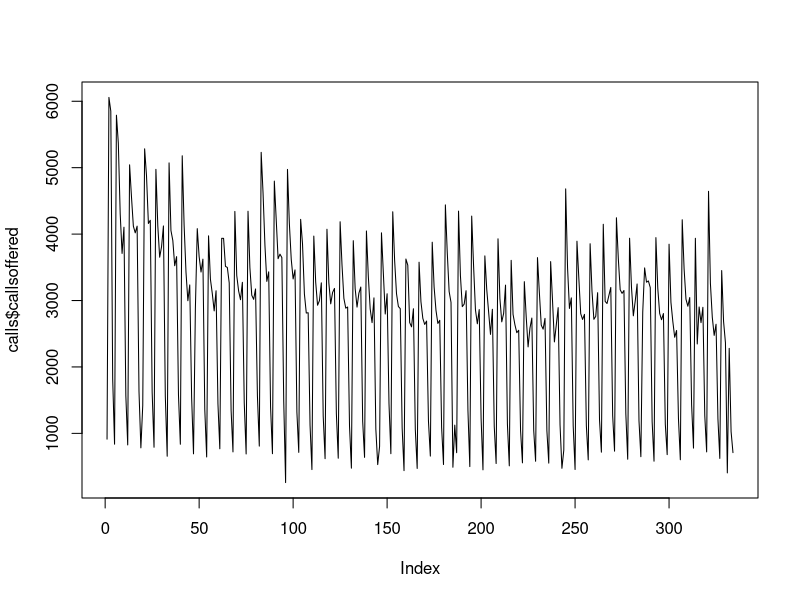
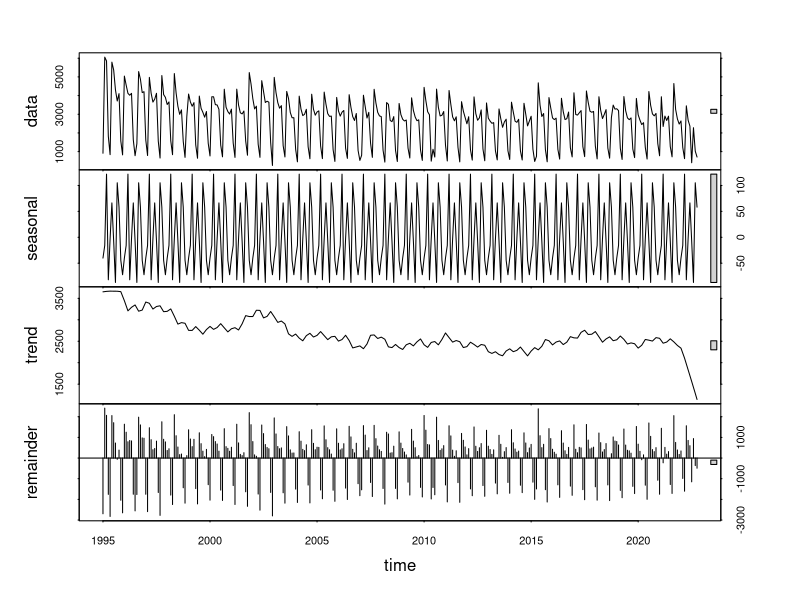
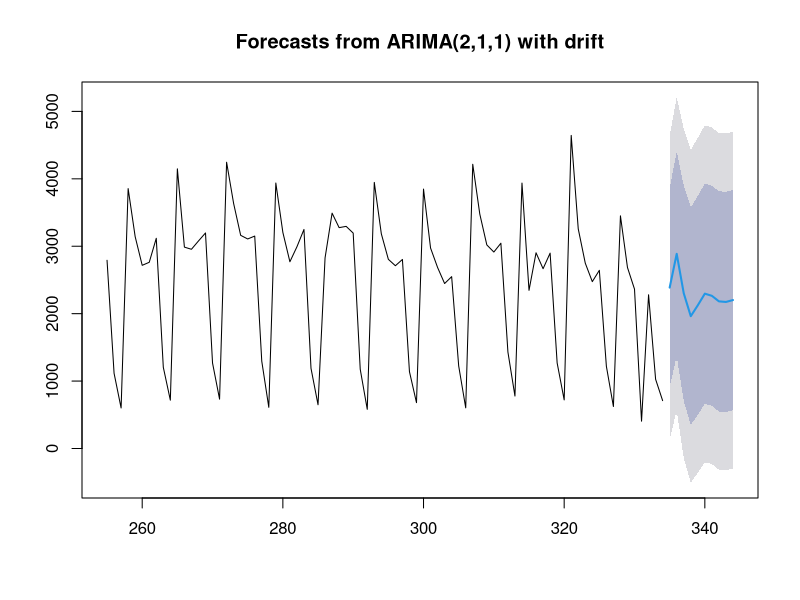
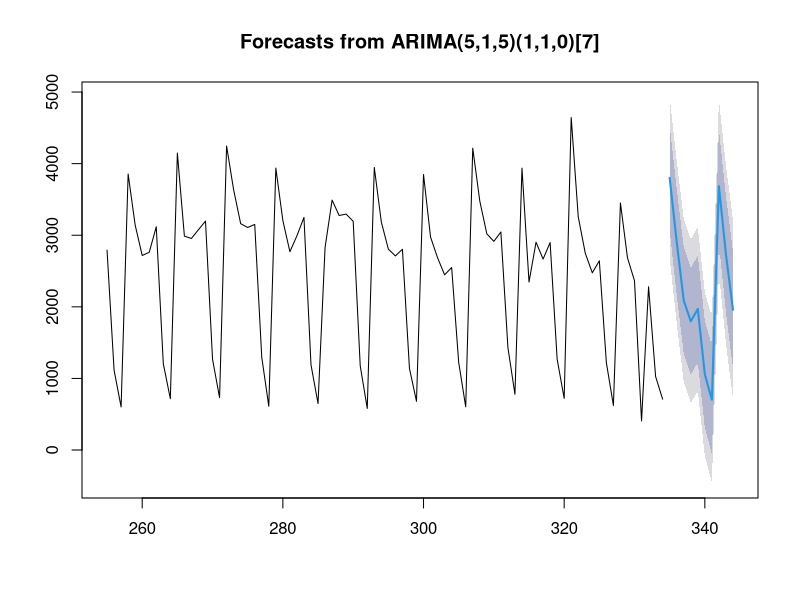

These charts were generated, in order, by the following R code: (Note: this script raises an error after producing the figures.)
install.packages('tseries')
install.packages('forecast')

library(tseries)
library(forecast)

setwd("D:/Google Drive/Work/SA/Training/Resources/R Training/Time series 2")
calls <- read.csv("data_for_forecasting.csv")
View(calls)
#step1 plot series
plot(calls$callsoffered, type="l")

#build baseline
forecast1 <- meanf(calls$callsoffered,3)
forecast2 <- naive(calls$callsoffered,3)

summary(forecast1)
summary(forecast2)

accuracy(forecast1,c(4573,3632,2976))
accuracy(forecast2,c(4573,3632,2976))

#define interval of forecast 
#For 80%- predvalue +- (1.28*stddev of residuals)
#For 95%- predvalue +- (1.96*stddev of residuals)
calls2 <- ts(calls$callsoffered,start=1995,freq=12)
plot(stl(calls2, s.window="periodic"))

#univariate seasonal forecasting using arima 
fit <- auto.arima(calls$callsoffered, seasonal = TRUE)
summary(fit)
accuracy(forecast(fit))
plot(forecast(fit,h=10),include=80)

fit <- Arima(calls$callsoffered,order=c(5,1,5))
summary(fit)

fit <- Arima(calls$callsoffered,order=c(5,1,5),seasonal = list(order = c(1,1,0),period=7))
summary(fit)
plot(forecast(fit,h=10),include=80)
#do not get bothered by the 'unable to fit' message as it just means that the algorithm based on Hyndman and Khandakar algorithm tires several combination of orders and one of them might not be converging to a solution
#drift is similar to having a constant in the equation. Here it signifies that after the diffrencing the mean of series is not 0 so drift adjusts for it.

#run dynamic regression models
#build a few effects
calls[,"dow"] <-  weekdays(calls$nwDt)
calls[,"mon_fl"] <- ifelse(calls[,"dow"] == "Monday" , 1,0)
#use them in arima
fit <- Arima(calls$callsoffered, xreg=calls$mon_fl,order=c(5,1,5))
summary(fit)



